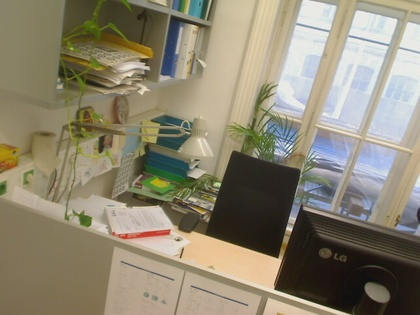
%> input picture exercise2/desk/Image-00.jpg, 420 x 315 px, shrunk from 640 x 480 before the run
$ octave main_descriptors_image.m   (GNU Octave 9; MATLAB toolbox functions it lacks are replaced by stand-ins)
%> lines starting %> are read from the running program, lines starting %| are printed output that depends on the picture; in (x1, y1, x2, y2) boxes, pixels count from 0 and x2, y2 are one past the last pixel; in counts of white or black regions, pixels touching at a corner belong together; the program's own positions count from 1
### exercise2/harris_corner.m
%%%%%%%%%%%%%%%%%%%%%%%%%%%%%%%%%%%%%%%%%%%%%%%%%%%%%%%%%%%%%%%%%%%%%%%%%%%%%%%%%%%%%%%%%%%%%%
%  function  [ I, Ixx, Iyy, Ixy, Gxx, Gyy, Gxy, Hdense, Hnonmax, Corners] =
%                                                            harris_corner(Igray, parameters )
%  purpose :    Harris Corner Detector
%%%%%%%%%%%%%%%%%%%%%%%%%%%%%%%%%%%%%%%%%%%%%%%%%%%%%%%%%%%%%%%%%%%%%%%%%%%%%%%%%%%%%%%%%%%%%%
%  input   arguments
%     Igray:          grayscale input image, value range: 0-255 (m x n)
%     parameters:     struct containing the following elements:
%		parameters.sigma1: sigma for the first Gaussian filtering
%		parameters.sigma2: sigma for the second Gaussian filtering
%       parameters.k: coefficient for harris formula
%       parameters.threshold: corner threshold
%
%  output   arguments
%     I:              grayscale input image, value range: 0-1 (m x n)
%     Ixx:            squared input image filtered with derivative of gaussian in
%                     x-direction (m x n)
%     Iyy:            squared input image filtered with derivative of gaussian in
%                     y-direction (m x n)
%     Ixy:            Multiplication of input image filtered with
%                     derivative of gaussian in x- and y-direction (m x n)
%     Gxx:            Ixx filtered by larger gaussian (m x n)
%     Gyy:            Iyy filtered by larger gaussian (m x n)
%     Gxy:            Ixy filtered by larger gaussian (m x n)
%     Hdense:         Result of harris calculation for every pixel. Values
%                     normalized to 0-1 (m x n)
%     Hnonmax:        Binary mask of non-maxima suppression. 1 where values are NOT
%                     suppressed, 0 where they are. (m x n)
%     Corners:        n x 3 matrix containing all detected corners after
%                     thresholding and non-maxima suppression. Every row
%                     vector represents a corner with the elements
%                     [y, x, d] (d is the result of the harris calculation)
%
%   Author: Moritz Kremb
%   MatrNr: 11722601
%
%%%%%%%%%%%%%%%%%%%%%%%%%%%%%%%%%%%%%%%%%%%%%%%%%%%%%%%%%%%%%%%%%%%%%%%%%%%%%%%%%%%%%%%%%%%%%%

function [I, Ixx, Iyy, Ixy, Gxx, Gyy, Gxy, Hdense, Hnonmax, Corners] = harris_corner(Igray, parameters)

%Normalize
Igray = double(Igray); %convert to double
I = Igray/max(Igray(:)); %normalize to 0-1

%Nr of rows and columns
numOfRows = size(I, 1);
numOfColumns = size(I, 2);

%Calculate Ixx, Iyy and Ixy
kernel_width = 2 * round(3 * parameters.sigma1) + 1;
gauss_kernel = fspecial('gaussian', kernel_width, parameters.sigma1);
[DGx, DGy] = gradient(gauss_kernel);

Ix = imfilter(I, DGx, 'conv', 'replicate');
Iy = imfilter(I, DGy, 'conv', 'replicate');

Ixx = Ix .* Ix;
Iyy = Iy .* Iy;
Ixy = Ix .* Iy;

%Calculate Gxx, Gyy and Gxy
kernel_width2 = 2 * round(3 * parameters.sigma2) + 1;
large_gauss_kernel = fspecial('gaussian', kernel_width2, parameters.sigma2);

Gxx = imfilter(Ixx, large_gauss_kernel, 'conv', 'replicate');
Gyy = imfilter(Iyy, large_gauss_kernel, 'conv', 'replicate');
Gxy = imfilter(Ixy, large_gauss_kernel, 'conv', 'replicate');

%Harris formula (with normalized Image)
Hdense = zeros(numOfRows, numOfColumns); %Normal H init
Ht = zeros(numOfRows, numOfColumns); %H thresholded init

for x=1:numOfRows
   for y=1:numOfColumns
       % M matrix
       M = [Gxx(x, y) Gxy(x, y); Gxy(x, y) Gyy(x, y)];

       % Compute the response of the detector at each pixel
       R = det(M) - parameters.k * (trace(M)^2);

       % Place R into (normalized) Harris Matrix
       Hdense(x, y) = R;

       % Create thresholded Matrix
       if (R > parameters.threshold)
           Ht(x, y) = R;
       end

   end
end

%Non max suppression in 3x3 space, Create Hnonmax
Hnonmax = zeros(numOfRows, numOfColumns); %Hnonmax init

for x=2:numOfRows-1
   for y=2:numOfColumns-1
       a = Ht(x,y);
       % I use this additional if statement to account for local maxima
       % that are surrounded by other local maxima with the same value (f.e.
       % in checkerboard image). These local maxima would otherwise be set
       % to 0 with a simple > comparison (vs >=), because of the way our Hdense in
       % constructed, and that would render our found corners to 0.
       if (a == 0)
            if ((a > Ht(x-1,y-1)) && (a > Ht(x-1,y)) && (a > Ht(x-1,y+1)) && (a > Ht(x,y-1)) && (a > Ht(x,y+1)) && (a > Ht(x+1,y-1)) && (a > Ht(x+1,y)) && (a > Ht(x+1,y+1)))
                Hnonmax(x,y) = 1;
            end
       else
           if ((a >= Ht(x-1,y-1)) && (a >= Ht(x-1,y)) && (a >= Ht(x-1,y+1)) && (a >= Ht(x,y-1)) && (a >= Ht(x,y+1)) && (a >= Ht(x+1,y-1)) && (a >= Ht(x+1,y)) && (a >= Ht(x+1,y+1)))
                Hnonmax(x,y) = 1;
           end
       end
   end
end


%Final Corners
H_final = Hnonmax .* Ht;
[r, c] = find(H_final);
d = H_final(H_final>0);

Corners = [r c d];

end

### exercise2/compute_descriptors.m
%%%%%%%%%%%%%%%%%%%%%%%%%%%%%%%%%%%%%%%%%%%%%%%%%%%%%%%%%%%%%%%%%%%%%%%%%%%%%%%%%%%%%%%%%%%%%%%%%%%%%%%%%
%  function  [interest_points, descriptors] = compute_descriptors(descriptor_func, img, locations, psize)
%  purpose: Calculate the given descriptor on patches of size psize x psize
%           of the image, centred on the locations provided
%%%%%%%%%%%%%%%%%%%%%%%%%%%%%%%%%%%%%%%%%%%%%%%%%%%%%%%%%%%%%%%%%%%%%%%%%%%%%%%%%%%%%%%%%%%%%%%%%%%%%%%%%
%  input   arguments
%     descriptor_func: Descriptor to compute at each location
%     img:             Input grayscale image, value range: 0-1
%     locations:       locations at which to compute the descriptors (n x 2)
%                      First column is y, second is x.
%     psize:           Scalar value defining the width and height of the
%                      patch around each location to pass to the descriptor
%                      function.
%
%  output   arguments
%     interest_points: k x 2 matrix containing the image coordinates [y,x]
%                     of the corners. Locations too close to the image
%                     boundary to cut out the image patch should not be
%                     included.
%     descriptors:    k x m matrix containing the patch descriptors, where
%                     m is the length of the descriptor returned by
%                     descriptor_func (which may vary).
%                     Each row is a single descriptor.
%                     Descriptors at locations too close to the image
%                     boundary to cut out the image patch should not be
%                     included.
%
%   Author: Moritz Kremb
%   MatrNr: 11722601
%
%%%%%%%%%%%%%%%%%%%%%%%%%%%%%%%%%%%%%%%%%%%%%%%%%%%%%%%%%%%%%%%%%%%%%%%%%%%%%%%%%%%%%%%%%%%%%%%%%%%%%%%%%

function [interest_points, descriptors] = compute_descriptors(descriptor_func, img, locations, psize)


% 1. Calculate relevant interest points

all_locations = locations;
img_rows = size(img, 1); % pixels in y direction
img_columns = size(img, 2); % pixels in x direction
dst_from_border = floor(psize/2); % f.e. if psize is 5 we need distance 2

% find points where y is too close to border of image and remove those rows
interim_IP = all_locations; %define a Interim Interest Points to carry along

y = all_locations(:, 1);
y_indices_low = find(y <= dst_from_border); % locations below threshold

interim_IP = removerows(interim_IP, 'ind', y_indices_low); % remove them

y = interim_IP(:, 1); % new y with low points removed
y_indices_high = find(y >= (img_rows - dst_from_border)); % locations above threhold

interim_IP = removerows(interim_IP, 'ind', y_indices_high); % remove them

% find points where x is too close to border of image amd remove that row
x = interim_IP(:, 2); % everything same as above
x_indices_low = find(x <= dst_from_border);

interim_IP = removerows(interim_IP, 'ind', x_indices_low);

x = interim_IP(:, 2);
x_indices_high = find(x >= (img_columns - dst_from_border));

interim_IP = removerows(interim_IP, 'ind', x_indices_high);

% Final interest points

interest_points = interim_IP;


% 2. Calculate descriptors

nr_of_IP = size(interest_points, 1);

descriptors = zeros(nr_of_IP, psize^2); % put 128 instead of psize^2 in case of block_orientation
% since block orientation is not a square matrix.

k = dst_from_border; % coz names matter

for i = 1:nr_of_IP
    r = interest_points(i,1); % row of interest point
    c = interest_points(i,2); % column of interest point

    % coordinates for rectangle around IP
    rmin = r - k;
    cmin = c - k;
    rect = [cmin rmin psize-1 psize-1];

    % crop patch around IP
    patch = imcrop(img, rect);

    % use descriptor_func and assign resulting vector to descriptors
    descriptors(i, :) = descriptor_func(patch);

end

end

### exercise2/main_descriptors_image.m
%===================================================
% Machine Vision and Cognitive Robotics (376.054)
% Exercise 2a: Interest Points and Descriptors
% Daniel Wolf, Michal Staniaszek 2017
% Automation & Control Institute, TU Wien
%
% Tutors: machinevision@acin.tuwien.ac.at
%===================================================

figure(1), clf

% read images
IgrayA = rgb2gray(imread('desk/Image-00.jpg'));
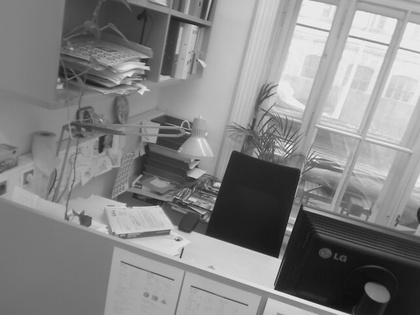
%> IgrayA: size 315x420 uint8; min 12, max 249, mean 133.4
IgrayB = rgb2gray(imread('desk/Image-01.jpg'));
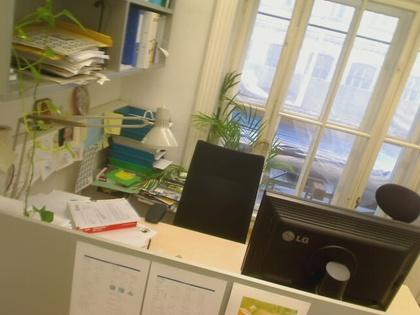
%> input picture exercise2/desk/Image-01.jpg, 420 x 315 px, shrunk from 640 x 480 before the run
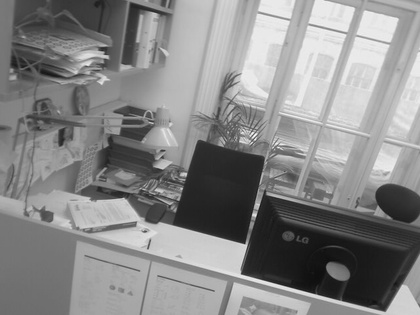
%> IgrayB: size 315x420 uint8; min 12, max 251, mean 135.5
% rotate the second image (for testing descriptor performance)
% IgrayB = rotfill(IgrayB, 25);

% parameters: try different settings!
harris.sigma1 = 1;
harris.sigma2 = 1.5;
harris.threshold = 0.00001;
harris.k = 0.04;
patch_size = 80;

% Choose which descriptor to use by indexing into the cell array
descriptor_func_ind = 1;

descriptor_funcs = {@patch_basic, @patch_norm, @patch_sort, @patch_sort_circle, @block_orientations};

% Patch size must be 16 for block_orientations
if descriptor_func_ind == 5
    patch_size = 16;
end

descriptor_func = descriptor_funcs{descriptor_func_ind};

% Harris corner detector
[ I, Ixx, Iyy, Ixy, Gxx, Gyy, Gxy, Hdense, Hnonmax, Corners] = harris_corner(IgrayA, harris);
%> in harris_corner, `Iy = imfilter(I, DGy, 'conv', 'replicate');`:
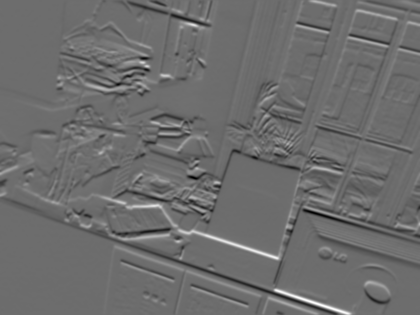
%> Iy: size 315x420 double; min -0.188, max 0.251, mean -0.00015; drawn with min black and max white
%> in harris_corner, `Gxy = imfilter(Ixy, large_gauss_kernel, 'conv', 'replicate');`:
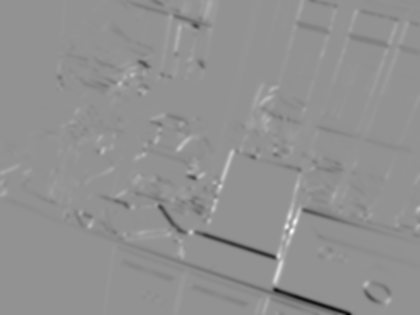
%> Gxy: size 315x420 double; min -0.0132, max 0.00977, mean -7.18e-05; drawn with min black and max white
%> after the loop in harris_corner, `for x=1:numOfRows`:
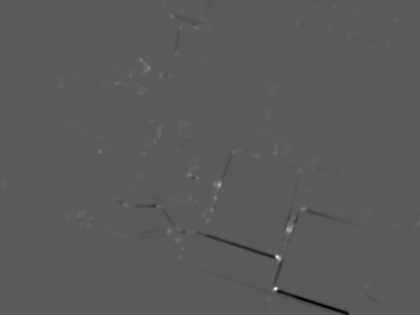
%> Hdense: size 315x420 double; min -4.97e-05, max 8.99e-05, mean -8.19e-08; drawn with min black and max white
%> after the loop in harris_corner, `for x=2:numOfRows-1`:
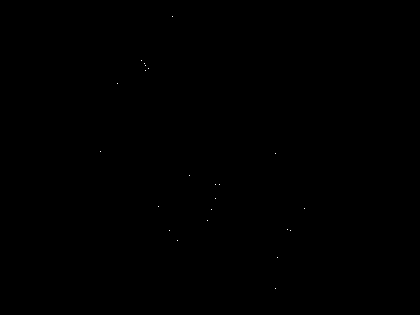
%> Hnonmax: size 315x420 double; values 0 (black) and 1 (white), 0.02% white in thin lines or dots, all inside (x1, y1, x2, y2) = (100, 16, 305, 289)
%> in harris_corner, `[r, c] = find(H_final);`: r = 23 values from 17 to 289; c = 23 values from 101 to 305
%> in harris_corner, `d = H_final(H_final>0);`: d = 23 values, max 8.99e-05 at index 19, min 1e-05 at index 8, mean 2.38e-05
%> in harris_corner, `Corners = [r c d];`: Corners = 23 rows, first 12: [152 101 1.41e-05; 84 118 1.01e-05; 61 142 1.72e-05; 64 145 1.07e-05; 66 146 1.06e-05; 71 146 1.07e-05; 69 149 2.34e-05; 207 159 1e-05; 231 170 1.76e-05; 17 173 1.15e-05; 241 178 1.05e-05; 176 190 1.8e-05]
% Create descriptors
[interest_pointsA, descriptorsA] = compute_descriptors(descriptor_func, I, Corners(:,1:2), patch_size);
%> in compute_descriptors, `all_locations = locations;`: all_locations = 23 rows, first 12: [152 101; 84 118; 61 142; 64 145; 66 146; 71 146; 69 149; 207 159; 231 170; 17 173; 241 178; 176 190]
%> in compute_descriptors, `interim_IP = all_locations;`: interim_IP has the same summary as all_locations
%> in compute_descriptors, `y = all_locations(:, 1);`: y = 23 values, max 289 at index 19, min 17 at index 10, mean 165.7
%> in compute_descriptors, `y_indices_low = find(y <= dst_from_border);`: y_indices_low = 10
%> the run ends on the next line
